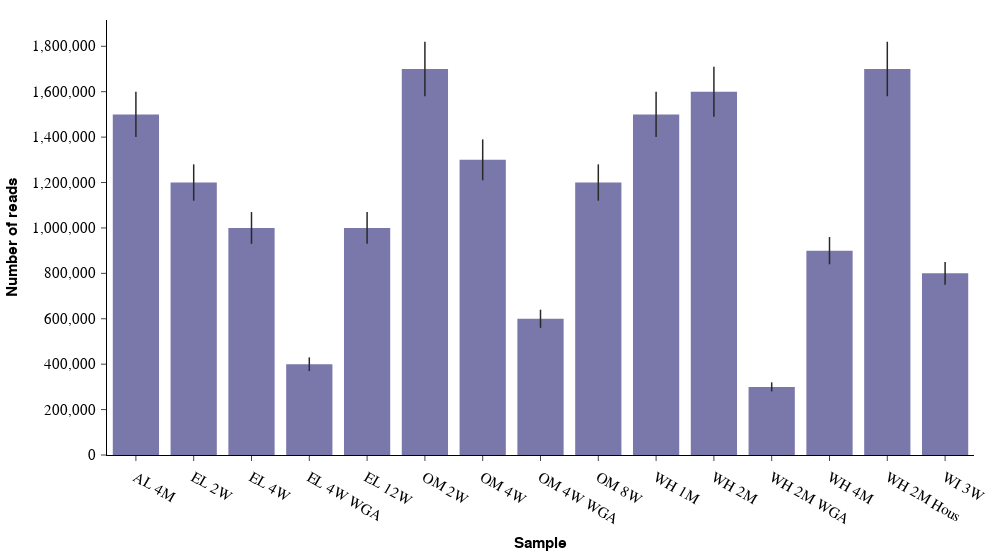

This figure's notebook cell:
### Markdown cell above
# 6. Vertical bar chart using `plotly`

### Code cell
fig = px.bar(x=sample_id, y=num_reads, error_y=error)
fig.update_layout(
    xaxis_title="Sample",
    yaxis_title="Number of reads",
    showlegend=False,
)
apc.plotly.set_yticklabel_monospaced(fig)
apc.plotly.add_commas_to_axis_tick_labels(fig)
apc.plotly.set_figure_width(fig, "full_wide")
fig.update_traces(
    marker_color=apc.aster.hex_code,
    error_y_color=apc.crow.hex_code,
    error_y_thickness=1.5,
    error_y_width=0,
)
fig.show()

### Figure 1 — Plotly figure (JSON) as saved in the notebook; plotly's stock layout.template omitted (floating-point values rounded to 4 significant figures)
{"data": [{"error_y": {"array": [100000, 80000, 70000, 30000, 70000, 120000, 90000, 40000, 80000, 100000, 110000, 20000, 60000, 120000, 50000], "color": "#292928", "thickness": 1.5, "width": 0}, "hovertemplate": "x=%{x}<br>y=%{y}<extra></extra>", "legendgroup": "", "marker": {"color": "#7A77AB", "pattern": {"shape": ""}}, "name": "", "orientation": "v", "showlegend": false, "textposition": "auto", "type": "bar", "x": ["AL 4M", "EL 2W", "EL 4W", "EL 4W WGA", "EL 12W", "OM 2W", "OM 4W", "OM 4W WGA", "OM 8W", "WH 1M", "WH 2M", "WH 2M WGA", "WH 4M", "WH 2M Hous", "WI 3W"], "xaxis": "x", "y": [1500000, 1200000, 1000000, 400000, 1000000, 1700000, 1300000, 600000, 1200000, 1500000, 1600000, 300000, 900000, 1700000, 800000], "yaxis": "y"}], "layout": {"barmode": "relative", "legend": {"tracegroupgap": 0}, "showlegend": false, "width": 999.4, "xaxis": {"anchor": "y", "domain": [0, 1], "tickformat": ",", "title": {"text": "Sample"}}, "yaxis": {"anchor": "x", "domain": [0, 1], "tickfont": {"family": "SuisseIntlMono", "size": 14.5}, "tickformat": ",", "title": {"text": "Number of reads"}}}}
